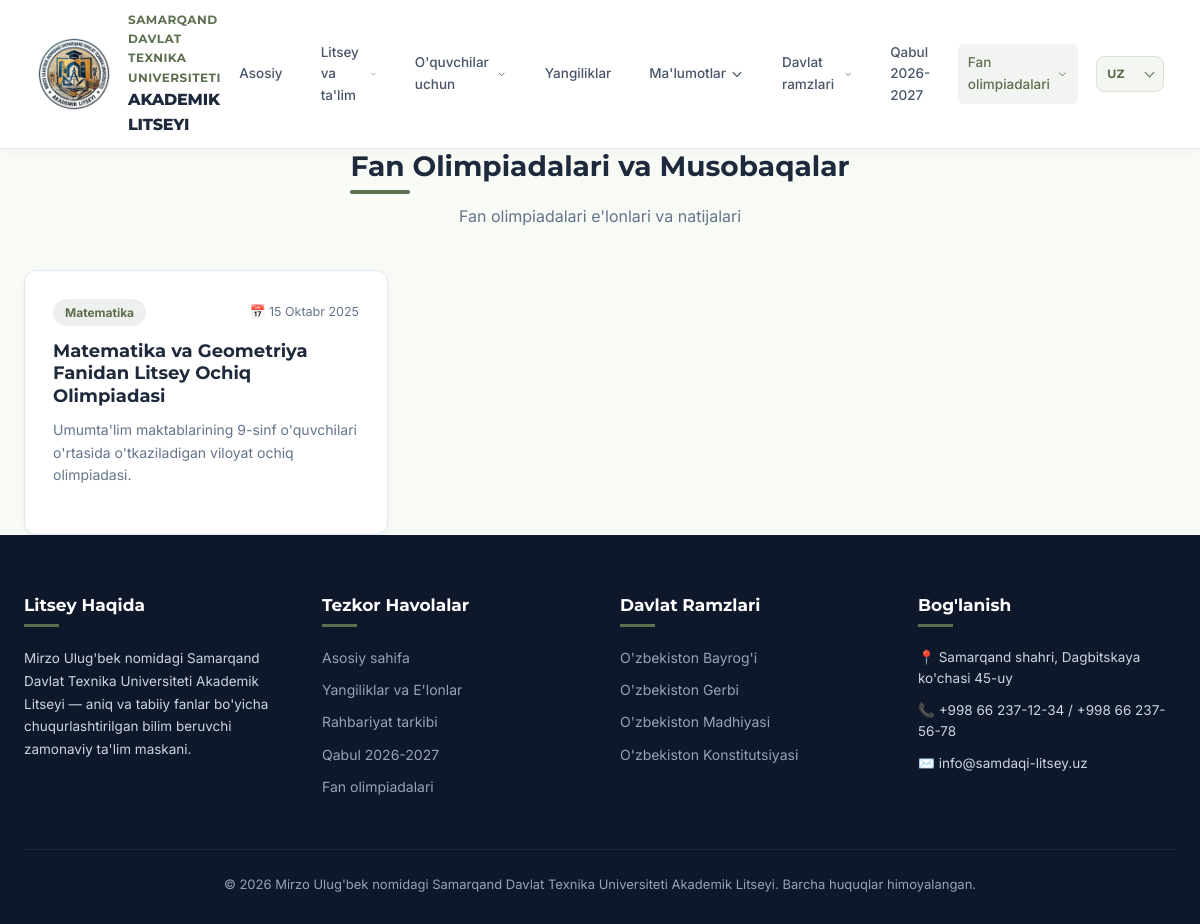
Screenshot of /fan-olimpiadalari/ with the database file from the repository.
### main/models.py (models this page shows, shortened)
class Olympiad(models.Model):
    title = models.CharField(max_length=255, verbose_name="Olimpiada nomi (O'zbekcha)")
    title_ru = models.CharField(max_length=255, default="", verbose_name="Olimpiada nomi (Ruscha)")
    title_en = models.CharField(max_length=255, default="", verbose_name="Olimpiada nomi (Inglizcha)")
    subject = models.CharField(max_length=100, verbose_name="Fan (O'zbekcha)")
    subject_ru = models.CharField(max_length=100, default="", verbose_name="Fan (Ruscha)")
    subject_en = models.CharField(max_length=100, default="", verbose_name="Fan (Inglizcha)")
    event_date = models.DateField(verbose_name="O'tkazilish sanasi")
    description = models.TextField(verbose_name="Tavsifi va nizomi (O'zbekcha)")
    description_ru = models.TextField(default="", verbose_name="Tavsifi va nizomi (Ruscha)")
    description_en = models.TextField(default="", verbose_name="Tavsifi va nizomi (Inglizcha)")
    results_file = models.FileField(upload_to='olympiads/', blank=True, null=True, verbose_name="Natijalar fayli (PDF/Excel)")
    is_active = models.BooleanField(default=True, verbose_name="E'londa")
    class Meta:
        verbose_name = "Fan olimpiadasi"
        verbose_name_plural = "Fan olimpiadalari"
        ordering = ['-event_date']

### main/views.py (the view)
# urls.py: path('fan-olimpiadalari/', views.olympiad_view, name='olympiad'),
def olympiad_view(request):
    olympiads = Olympiad.objects.all()
    return render(request, 'olympiad.html', {'olympiads': olympiads})

### main/templatetags/language_tags.py (called while the page is built)
@register.simple_tag(takes_context=True)
def localized(context, instance, field_name):
    language_code = context['request'].LANGUAGE_CODE
    if language_code in {'ru', 'en'}:
        translated_value = getattr(instance, f'{field_name}_{language_code}', '')
        if translated_value:
            return translated_value
    return getattr(instance, field_name, '')

@register.simple_tag(takes_context=True)
def ui(context, text):
    language_code = context['request'].LANGUAGE_CODE
    return UI_TRANSLATIONS.get(text, {}).get(language_code, text)

### templates/olympiad.html (shortened to what this page needs)
{% extends 'base.html' %}
{% load static %}
{% load language_tags %}
{% block content %}
<div class="container section-padding">
  <div style="margin-bottom: 40px; text-align: center;">
    <h1 class="section-title" style="display: inline-block;">{% ui 'Fan Olimpiadalari va Musobaqalar' %}</h1>
    <p style="color: var(--text-muted); margin-top: 10px;">{% ui "Fan olimpiadalari e'lonlari va natijalari" %}</p>
  </div>
  <div style="display: grid; grid-template-columns: repeat(auto-fill, minmax(350px, 1fr)); gap: 30px;">
    {% for item in olympiads %}
      <div style="background: #ffffff; padding: 28px; border-radius: var(--radius); border: 1px solid var(--border-color); box-shadow: var(--shadow-sm);">
        <div style="display: flex; justify-content: space-between; align-items: center; margin-bottom: 14px;">
          <span style="background: rgba(92, 111, 78, 0.1); color: var(--primary-color); font-weight: 700; padding: 4px 12px; border-radius: 20px; font-size: 12px;">
            {% localized item 'subject' %}
          </span>
          <span style="font-size: 12.5px; color: var(--text-muted);">📅 {{ item.event_date|date:"d F Y" }}</span>
        </div>
        <h3 style="font-size: 18px; color: var(--secondary-color); margin-bottom: 12px;">{% localized item 'title' %}</h3>
        <p style="font-size: 14px; color: var(--text-muted); line-height: 1.6; margin-bottom: 20px;">
          {% localized item 'description' %}
        </p>
      </div>
    {% empty %}
      <div style="grid-column: 1 / -1; padding: 40px; background: #fff; text-align: center; border-radius: var(--radius);">
        <p style="color: var(--text-muted);">{% ui "Hozirda faol fan olimpiadalari e'lon qilinmagan." %}</p>
      </div>
    {% endfor %}
  </div>
</div>
{% endblock %}

### static/css/style.css (style rules this page uses)
:root { --primary-color: #5c6f4e; --primary-hover: #48593c; --secondary-color: #1e293b; --accent-gold: #d97706; --bg-light: #f8faf6; --card-bg: #ffffff; --text-dark: #1e293b; --text-muted: #64748b; --border-color: #e2e8f0; --shadow-sm: 0 2px 4px rgba(0,0,0,0.04); --shadow-md: 0 4px 12px rgba(0,0,0,0.08); --shadow-lg: 0 12px 28px rgba(0,0,0,0.12); --radius: 12px; --transition: all 0.3s cubic-bezier(0.4, 0, 0.2, 1); }
* { margin: 0; padding: 0; box-sizing: border-box; }
body { font-family: 'Inter', sans-serif; color: var(--text-dark); background-color: var(--bg-light); line-height: 1.6; }
h1, h2, h3, h4, h5, h6 { font-family: 'Montserrat', sans-serif; font-weight: 700; line-height: 1.25; }
.section-padding { padding: 70px 0; }
.container { max-width: 1300px; margin: 0 auto; padding: 0 24px; }
.section-title { font-size: 28px; color: var(--secondary-color); position: relative; padding-bottom: 10px; }
.section-title::after { content: ''; position: absolute; bottom: 0; left: 0; width: 60px; height: 4px; background: var(--primary-color); border-radius: 2px; }

### rows the page displays
Olympiad: subject "Matematika", event_date "15 Oktabr 2025", title "Matematika va Geometriya Fanidan Litsey Ochiq Olimpiadasi", description "Umumta'lim maktablarining 9-sinf o'quvchilari o'rtasida o'tkaziladigan viloyat ochiq olimpiadasi."
